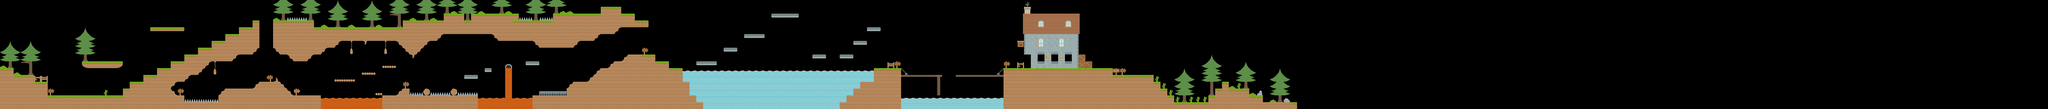

This is a level from a 2D game, rendered from its Tiled map with the project's own tilesets. A one-line summary and the map file follow, with tile-layer data summarised:
An orthogonal 300x16 tile map with 70x70 px tiles, 2 tile layers (Tile Layer 1, Tile Layer 2), 5 tilesets and 131 objects.

<map version="1.0" orientation="orthogonal" renderorder="right-down" width="300" height="16" tilewidth="70" tileheight="70" nextobjectid="461">
 <tileset firstgid="1" name="BaseTileSheet" tilewidth="70" tileheight="70" spacing="2" tilecount="156">
  <image source="tiles_spritesheet.png" width="914" height="936" />
 </tileset>
 <tileset firstgid="157" name="items_spritesheet" tilewidth="70" tileheight="70" spacing="2" tilecount="64">
  <image source="items_spritesheet.png" width="623" height="576" />
 </tileset>
 <tileset firstgid="221" name="treesheet" tilewidth="70" tileheight="70" tilecount="98">
  <image source="treesheet.png" width="980" height="490" />
 </tileset>
 <tileset firstgid="319" name="spaceSheet" tilewidth="70" tileheight="70" tilecount="98">
  <image source="spaceSheet.png" width="980" height="490" />
 </tileset>
 <tileset firstgid="417" name="sheet_buildings" tilewidth="70" tileheight="70" tilecount="98">
  <image source="sheet_buildings.png" width="980" height="490" />
 </tileset>
 <layer name="Tile Layer 1" width="300" height="16" opacity="0.9">
  <data>[4800 cells, 1316 non-empty, 70 distinct tile ids]</data>
 </layer>
 <layer name="Tile Layer 2" width="300" height="16">
  <data>[4800 cells, 11 non-empty, 7 distinct tile ids]</data>
 </layer>
 <objectgroup name="hitbox layer 0" width="280" height="70">
  <object id="216" x="2625" y="840" width="280" height="70" />
  <object id="217" x="2275" y="910" width="700" height="70" />
  <object id="218" x="1" y="980" width="1890" height="140" />
  <object id="219" x="1" y="840" width="490" height="140" />
  <object id="220" x="1" y="700" width="140" height="140" />
  <object id="221" x="140" y="770" width="350" height="70" />
  <object id="222" x="1330" y="840" width="455" height="140" />
  <object id="223" x="1260" y="910" width="70" height="70" />
  <object id="224" x="1610" y="700" width="280" height="140" />
  <object id="225" x="1470" y="770" width="140" height="70" />
  <object id="227" x="1750" y="630" width="385" height="70" />
  <object id="228" x="1890" y="700" width="70" height="105" />
  <object id="230" x="1890" y="560" width="525" height="70" />
  <object id="231" x="2030" y="490" width="630" height="70" />
  <object id="232" x="2170" y="420" width="490" height="70" />
  <object id="233" x="2310" y="350" width="350" height="70" />
  <object id="234" x="2450" y="280" width="210" height="70" />
  <object id="235" x="2590" y="210" width="70" height="70" />
  <object id="236" x="2800" y="210" width="420" height="280" />
  <object id="237" x="3220" y="280" width="1295" height="140" />
  <object id="238" x="3220" y="420" width="245" height="70" />
  <object id="240" x="4095" y="420" width="280" height="70" />
  <object id="241" x="4165" y="490" width="140" height="70" />
  <object id="242" x="4515" y="210" width="1820" height="140" />
  <object id="246" x="5670" y="140" width="840" height="70" />
  <object id="247" x="6160" y="70" width="210" height="70" />
  <object id="249" x="5075" y="350" width="1050" height="70" />
  <object id="250" x="5495" y="420" width="420" height="70" />
  <object id="253" x="280" y="1" width="70" height="770" />
  <object id="255" x="2835" y="490" width="472" height="70" />
  <object id="256" x="2975" y="560" width="210" height="70" />
  <object id="267" x="2887" y="1" width="52" height="210" />
  <object id="276" x="1960" y="700" width="105" height="70" />
  <object id="278" x="3920" y="980" width="980" height="140" />
  <object id="279" x="4095" y="910" width="105" height="70" />
  <object id="280" x="4340" y="910" width="70" height="70" />
  <object id="281" x="4620" y="910" width="70" height="70" />
  <object id="282" x="6335" y="210" width="315" height="70" />
  <object id="283" x="6405" y="560" width="315" height="560" />
  <object id="284" x="6265" y="630" width="140" height="490" />
  <object id="285" x="6125" y="700" width="140" height="420" />
  <object id="286" x="6037" y="770" width="87" height="350" />
  <object id="287" x="5880" y="840" width="157" height="280" />
  <object id="288" x="5880" y="875" width="1" height="157" />
  <object id="289" x="5827" y="875" width="52" height="245" />
  <object id="291" x="5460" y="980" width="367" height="140" />
  <object id="296" x="5250" y="1" width="70" height="419" />
  <object id="308" x="8960" y="700" width="280" height="140" />
  <object id="309" x="6720" y="630" width="140" height="210" />
  <object id="310" x="6860" y="700" width="140" height="210" />
  <object id="312" x="8610" y="560" width="140" height="35" />
  <object id="315" x="7910" y="140" width="280" height="35" />
  <object id="316" x="7630" y="350" width="210" height="35" />
  <object id="317" x="7420" y="490" width="140" height="35" />
  <object id="318" x="7140" y="630" width="210" height="35" />
  <object id="319" x="8750" y="420" width="140" height="35" />
  <object id="320" x="8890" y="280" width="140" height="35" />
  <object id="321" x="840" y="280" width="52" height="350" />
  <object id="325" x="840" y="630" width="420" height="70" />
  <object id="331" x="5180" y="665" width="70" height="35" />
  <object id="339" x="3587" y="420" width="35" height="87" />
  <object id="340" x="3937" y="420" width="35" height="87" />
  <object id="345" x="2240" y="980" width="1050" height="140" />
  <object id="349" x="4760" y="770" width="140" height="35" />
  <object id="350" x="4970" y="700" width="70" height="35" />
  <object id="351" x="5390" y="630" width="140" height="35" />
  <object id="353" x="5810" y="910" width="17" height="70" />
  <object id="354" x="5530" y="938" width="280" height="41" />
  <object id="357" x="9240" y="770" width="420" height="17" />
  <object id="358" x="9800" y="770" width="490" height="17" />
  <object id="359" x="9625" y="787" width="17" height="192" />
  <object id="365" x="10500" y="350" width="560" height="210" />
  <object id="367" x="10500" y="140" width="560" height="210" />
  <object id="368" x="10500" y="70" width="70" height="70" />
  <object id="404" x="10290" y="700" width="1120" height="420" />
  <object id="405" x="11410" y="770" width="420" height="350" />
  <object id="407" x="11830" y="910" width="140" height="70" />
  <object id="408" x="11830" y="840" width="70" height="70" />
  <object id="409" x="11970" y="980" width="70" height="70" />
  <object id="410" x="12040" y="1050" width="420" height="70" />
  <object id="412" x="12390" y="1" width="70" height="1050" />
  <object id="415" x="9100" y="630" width="70" height="70" />
  <object id="416" x="5460" y="350" width="3" height="1" />
  <object id="424" x="3430" y="805" width="210" height="35" />
  <object id="425" x="3710" y="735" width="140" height="35" />
  <object id="426" x="3920" y="665" width="140" height="35" />
  </objectgroup>
 <objectgroup name="button" width="280" height="70">
  <properties>
   <property name="button" value="1" />
  </properties>
  <!-- 5 objects omitted --></objectgroup>
 <objectgroup name="door" width="280" height="70">
  <properties>
   <property name="door" value="4" />
  </properties>
  <!-- 1 objects omitted --></objectgroup>
 <objectgroup name="lever" width="280" height="70">
  <!-- 1 objects omitted --></objectgroup>
 <objectgroup name="weight" width="280" height="70">
  <!-- 2 objects omitted --></objectgroup>
 <objectgroup name="spikes" width="280" height="70">
  <!-- 25 objects omitted --></objectgroup>
 <objectgroup name="movebleblock" width="280" height="70" />
 <objectgroup name="star" width="280" height="70">
  <!-- 3 objects omitted --></objectgroup>
 <objectgroup name="spawnpoint" width="280" height="70">
  <!-- 1 objects omitted --></objectgroup>
 <objectgroup name="spawnblocks" width="280" height="70">
  <!-- 4 objects omitted --></objectgroup>
 <objectgroup name="platformMove" width="280" height="70" />
 <objectgroup name="movepoint" width="280" height="70" />
</map>
<!-- 45 of 131 objects omitted -->
